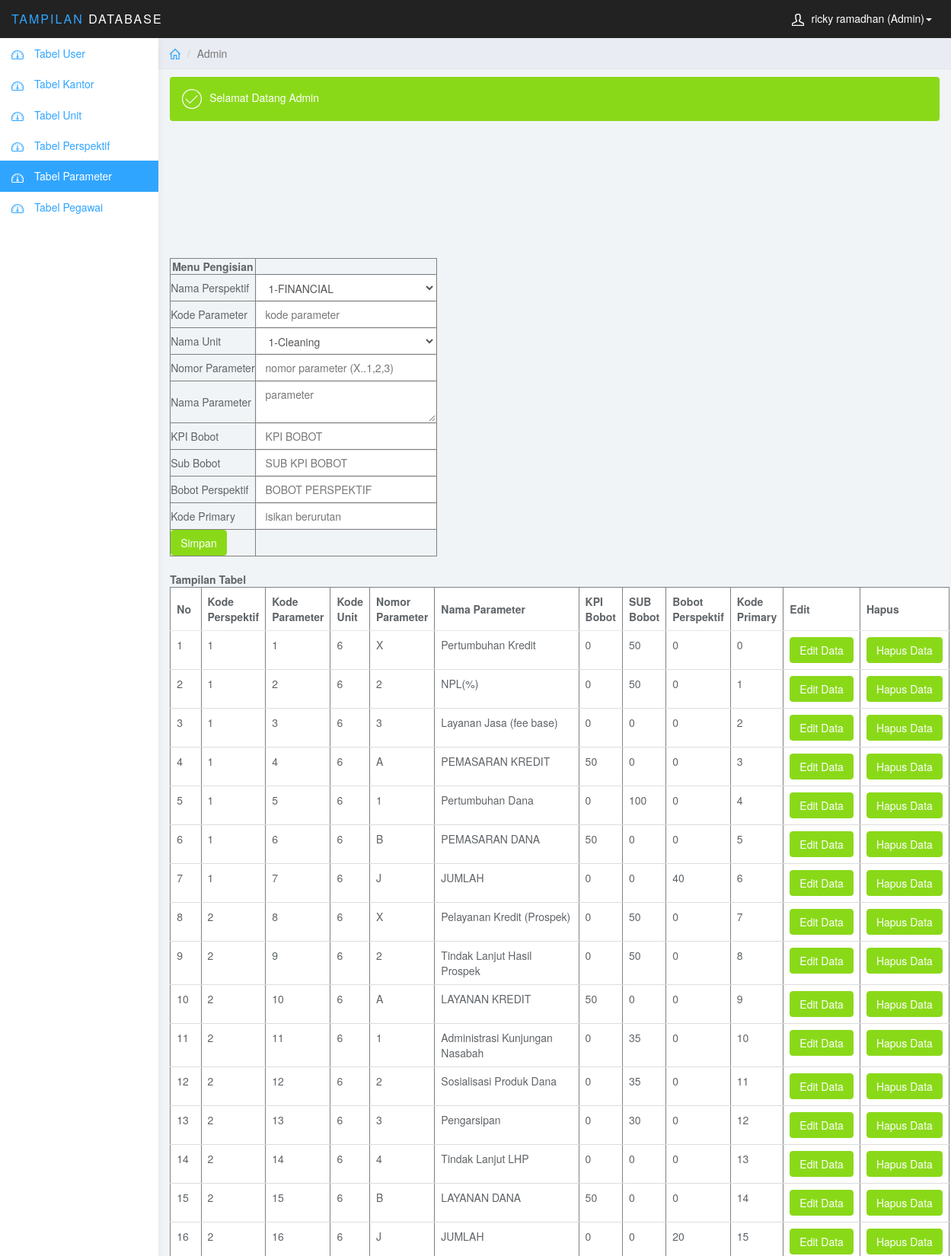
The app's page /penilaian_pegawai/admin/parameter.php (signed in, upper part) with its own data.
### tables this page shows
CREATE TABLE `tbl_parameter` (
  `kd_perspektif` int(11) NOT NULL,
  `kd_parameter` varchar(10) NOT NULL,
  `kd_unit` int(11) NOT NULL,
  `Nomor` varchar(5) NOT NULL,
  `nama_parameter` text NOT NULL,
  `kd_kpi` double NOT NULL,
  `kpi_sub` double NOT NULL,
  `bobot_pers` double NOT NULL,
  `kode` int(11) NOT NULL
);

### penilaian_pegawai/admin/parameter.php (the view, shortened to what this page needs)
<!DOCTYPE html>
<html>
<head>
<link href="../user/css/bootstrap.min.css" rel="stylesheet">
<link href="../user/css/datepicker3.css" rel="stylesheet">
<link href="../user/css/styles.css" rel="stylesheet">
</head>
<body>
	<nav class="navbar navbar-inverse navbar-fixed-top" role="navigation">
		<div class="container-fluid">
			<div class="navbar-header">
				<a class="navbar-brand" href="#"><span>Tampilan</span> Database</a>
				<ul class="user-menu">
					<li class="dropdown pull-right">
						<a href="#" class="dropdown-toggle" data-toggle="dropdown"><svg class="glyph stroked male-user"><use xlink:href="#stroked-male-user"></use></svg><?php include'session.php'; echo $_SESSION['nama']; ?> (Admin)<span class="caret"></span></a>
					</li>
				</ul>
			</div>
		</div>
	</nav>
	<div id="sidebar-collapse" class="col-sm-3 col-lg-2 sidebar">
		<ul class="nav menu">
			<li class=""><a href="ubah.php" ><svg class="glyph stroked dashboard-dial"><use xlink:href="#stroked-dashboard-dial"></use></svg> Tabel User</a></li>
			<li class=""><a href="kantor.php"><svg class="glyph stroked dashboard-dial"><use xlink:href="#stroked-dashboard-dial"></use></svg> Tabel Kantor</a></li>
			<li class=""><a href="unit.php"><svg class="glyph stroked dashboard-dial"><use xlink:href="#stroked-dashboard-dial"></use></svg> Tabel Unit</a></li>
			<li class=""><a href="perspektif.php"><svg class="glyph stroked dashboard-dial"><use xlink:href="#stroked-dashboard-dial"></use></svg> Tabel Perspektif</a></li>
			<li class="active"><a href="parameter.php"><svg class="glyph stroked dashboard-dial"><use xlink:href="#stroked-dashboard-dial"></use></svg> Tabel Parameter</a></li>
			<li class=""><a href="pegawai.php"><svg class="glyph stroked dashboard-dial"><use xlink:href="#stroked-dashboard-dial"></use></svg> Tabel Pegawai</a></li>
  </ul>
	</div>
	<div class="col-sm-9 col-sm-offset-3 col-lg-10 col-lg-offset-2 main">
		<div class="row">
			<ol class="breadcrumb">
				<li><a href="#"><svg class="glyph stroked home"><use xlink:href="#stroked-home"></use></svg></a></li>
				<li class="active">Admin</li>
			</ol>
		</div>
		<div class="row">
			<div class="col-lg-12" style="margin-bottom: 10px;">
			</div>
		</div>
		<div class="row">
			<div class="col-lg-12">
				<div class="alert bg-success" role="alert">
					<svg class="glyph stroked checkmark"><use xlink:href="#stroked-checkmark"></use></svg>Selamat Datang Admin
				</div>
					<form action="" method="post">
                        <div>
                                <table border='1'>
                                        <tr><td><center><strong>Menu Pengisian</strong></td></tr>
                                         <tr><br><td>Nama Perspektif    </td>
                                    	<td>
                                    		<select name="nama_perspektif"  class="form-control">
                                    	<?php
											include '../config.php';
											$query = "SELECT * FROM tbl_perspektif";
											$hasil = mysqli_query($konek,$query);
											while($data=mysqli_fetch_array($hasil)){
											  echo "<option value=$data[kd_perspektif]> $data[kd_perspektif]-$data[nama_perspektif]</option>";
											}
											?></select></td></tr>
                                    	<tr><td>Kode Parameter        </td>
                                    	<td><input placeholder="kode parameter" onkeypress="return hanyaAngka(event, false)"  name="kd_parameter" class="form-control" type="text"></td></tr>
                                            <tr><br><td>Nama Unit    		  </td>
                                    	<td>
                                    		<select name="nama_unit"  class="form-control">
                                    	<?php
											include '../config.php';
											$query = "SELECT * FROM tbl_unit";
											$hasil = mysqli_query($konek,$query);
											while($data=mysqli_fetch_array($hasil)){
											  echo "<option value=$data[kd_unit]> $data[kd_unit]-$data[nama_unit]</option>";
											}
											?></select></td></tr>
                                         <tr><br><td>Nomor Parameter   </td>
                                    	<td><input placeholder="nomor parameter (X..1,2,3)"  name="no_parameter" class="form-control" type="text_area"></td></tr>
                                         <tr><br><td>Nama Parameter   </td>
                                    	<td><textarea name="nama_parameter" placeholder="parameter"   class="form-control"></textarea></td></tr>
                                    	<tr><br><td>KPI Bobot   </td>
                                    	<td><input placeholder="KPI BOBOT" onkeypress="return hanyaAngka(event, false)"  name="kpi_bobot" class="form-control" type="text_area"></td></tr>
                                    	<tr><br><td>Sub Bobot   </td>
                                    	<td><input placeholder="SUB KPI BOBOT" onkeypress="return hanyaAngka(event, false)"  name="sub_bobot" class="form-control" type="text_area"></td></tr>
                                    	<tr><br><td>Bobot Perspektif </td>
                                    	<td><input placeholder="BOBOT PERSPEKTIF" onkeypress="return hanyaAngka(event, false)" name="bobot_pers" class="form-control" type="text_area"></td></tr>
                                    	<tr><br><td>Kode Primary </td>
                                    	<td><input placeholder="isikan berurutan" onkeypress="return hanyaAngka(event, false)" name="primary" class="form-control" type="text_area"></td></tr>
                                           <tr><td><button type="submit" class="btn btn-success" name="simpan">Simpan</button></td></tr>
                        </table>
                        </div>
                    </div>
                </div>
				<br>
				<form action="" method="post">
					<strong>Tampilan Tabel</strong>
                        <div class="table-responsive">
                                <table class="table " border='1'>
                                    <thead>
                                        <tr>
                                        <th>No</th>
                                            <th>Kode Perspektif</th>
                                            <th>Kode Parameter</th>
                                           <th>Kode Unit</th>
                                           <th>Nomor Parameter</th>
                                           <th>Nama Parameter</th>
                                            <th>KPI Bobot</th>
                                            <th>SUB Bobot</th>
                                            <th>Bobot Perspektif</th>
                                            <th>Kode Primary</th>
                                       <th>Edit</th>
                                            <th>Hapus</th>
                                        </tr>
                                    </thead>
                                    <tbody>
                          <?php
                          echo '<tr>';
							include '../config.php';
							$i=0;
							$query = "SELECT * FROM tbl_parameter";
							$hasil = mysqli_query($konek,$query);
							while($data = mysqli_fetch_array($hasil)){
								$i++;
					  		echo "<td class='txt-oflo'>".$i."</td>
					  			  <td class='txt-oflo'>".$data[0]."</td>
					  			  <td class='txt-oflo'>".$data[1]."</td>
					  			  <td class='txt-oflo'>".$data[2]."</td>
					  			  <td class='txt-oflo'>".$data[3]."</td>
					  			   <td class='txt-oflo'>".$data[4]."</td>
					  			   <td class='txt-oflo'>".$data[5]."</td>
					  			    <td class='txt-oflo'>".$data[6]."</td>
					  			    <td class='txt-oflo'>".$data[7]."</td>
					  			    <td class='txt-oflo'>".$data[8]."</td>
					  			  <td class='txt-oflo'><a class='btn btn-success' href='update_para.php?id=$data[8]'>Edit Data</a></td></a></td>
							      <td class='txt-oflo'><a class='btn btn-success' href='parameter.php?tombol=delete&id=$data[8]'>
							       Hapus Data</a></td>
                            </tr>";
					}
					echo '</body>';
					?>
</body>
</html>

### penilaian_pegawai/user/css/styles.css (style rules this page uses)
body { background: #f1f4f7; padding-top: 50px; color: #5f6468; }
a, a:hover, a:focus { color: #30a5ff; }
.form-control { border: 1px solid #eee; box-shadow: none; }
.navbar-header .navbar-brand { color: #fff; font-size: 16px; text-transform: uppercase; font-weight: 500; letter-spacing: 2px; }
.navbar-header .navbar-brand span { color: #30a5ff; }
.btn-success, .btn-success:hover, .btn-success:focus, .btn-success:active, .btn-success.active, .open > .dropdown-toggle.btn-success, .btn-success.disabled, .btn-success[disabled], fieldset[disabled] .btn-success, .btn-success.disabled:hover, .btn-success[disabled]:hover, fieldset[disabled] .btn-success:hover, .btn-success.disabled:focus, .btn-success[disabled]:focus, fieldset[disabled] .btn-success:focus, .btn-success.disabled:active, .btn-success[disabled]:active, fieldset[disabled] .btn-success:active, .btn-success.disabled.active, .btn-success[disabled].active, fieldset[disabled] .btn-success.active { background-color: #8ad919; border-color: #8ad919; }
.bg-success { color: #fff; background-color: #8ad919; }
.navbar { border: 0; }
.user-menu { display: inline-block; margin-top: 14px; margin-right: 10px; float: right; list-style: none; padding: 0; }
.user-menu a { color: #fff; }
.sidebar { display: block; background-color: #fff; padding: 0; display: none; }
@media (min-width: 768px) { .sidebar { display: block; position: fixed; top: 50px; bottom: 0; left: 0; z-index: 1000; display: block; margin: 0; padding: 0; overflow-x: hidden; overflow-y: auto; background-color: #fff; box-shadow: 1px 0px 10px rgba(0, 0, 0, .05); } }
@media (min-width: 768px) { .navbar-header { width: 100%; } }
.sidebar ul.nav .active a, .sidebar ul.nav li.parent a.active, .sidebar ul.nav .active > a:hover, .sidebar ul.nav li.parent a.active:hover, .sidebar ul.nav .active > a:focus, .sidebar ul.nav li.parent a.active:focus { color: #fff; background-color: #30a5ff; }
.breadcrumb { border-radius: 0; padding: 10px 15px; background: #e9ecf2; box-shadow: 0 1px 1px rgba(0, 0, 0, .05); margin: 0 ; }
.table { background: #fff; }
.table>thead>tr>th { border-bottom: 1px solid #e6e7e8; vertical-align: middle; height: 50px; }
.sidebar .glyph, .user-menu .glyph { height: 16px; width: 16px; margin: 0 10px 0 0; stroke-width: 3px; }
.user-menu .glyph { stroke-width: 4px; }
.breadcrumb .glyph { height: 14px; width: 14px; margin: -2px 0 0 0; stroke-width: 4px; }
.alert .glyph, .panel-heading .glyph { width: 26px; height: 26px; margin: 0 10px 0 0; stroke-width: 2px; }

### records on screen
tbl_parameter: kd_perspektif "1", kd_parameter "1", kd_unit "6", Nomor "X", nama_parameter "Pertumbuhan Kredit", kd_kpi "0", kpi_sub "50", bobot_pers "0", kode "0"
tbl_parameter: kd_perspektif "1", kd_parameter "2", kd_unit "6", Nomor "2", nama_parameter "NPL(%)", kd_kpi "0", kpi_sub "50", bobot_pers "0", kode "1"
tbl_parameter: kd_perspektif "1", kd_parameter "3", kd_unit "6", Nomor "3", nama_parameter "Layanan Jasa (fee base)", kd_kpi "0", kpi_sub "0", bobot_pers "0", kode "2"
tbl_parameter: kd_perspektif "1", kd_parameter "4", kd_unit "6", Nomor "A", nama_parameter "PEMASARAN KREDIT", kd_kpi "50", kpi_sub "0", bobot_pers "0", kode "3"
tbl_parameter: kd_perspektif "1", kd_parameter "5", kd_unit "6", Nomor "1", nama_parameter "Pertumbuhan Dana", kd_kpi "0", kpi_sub "100", bobot_pers "0", kode "4"
tbl_parameter: kd_perspektif "1", kd_parameter "6", kd_unit "6", Nomor "B", nama_parameter "PEMASARAN DANA", kd_kpi "50", kpi_sub "0", bobot_pers "0", kode "5"
tbl_parameter: kd_perspektif "1", kd_parameter "7", kd_unit "6", Nomor "J", nama_parameter "JUMLAH", kd_kpi "0", kpi_sub "0", bobot_pers "40", kode "6"
tbl_parameter: kd_perspektif "2", kd_parameter "8", kd_unit "6", Nomor "X", nama_parameter "Pelayanan Kredit (Prospek)", kd_kpi "0", kpi_sub "50", bobot_pers "0", kode "7"
tbl_parameter: kd_perspektif "2", kd_parameter "9", kd_unit "6", Nomor "2", nama_parameter "Tindak Lanjut Hasil Prospek", kd_kpi "0", kpi_sub "50", bobot_pers "0", kode "8"
tbl_parameter: kd_perspektif "2", kd_parameter "10", kd_unit "6", Nomor "A", nama_parameter "LAYANAN KREDIT", kd_kpi "50", kpi_sub "0", bobot_pers "0", kode "9"
tbl_parameter: kd_perspektif "2", kd_parameter "11", kd_unit "6", Nomor "1", nama_parameter "Administrasi Kunjungan Nasabah", kd_kpi "0", kpi_sub "35", bobot_pers "0", kode "10"
tbl_parameter: kd_perspektif "2", kd_parameter "12", kd_unit "6", Nomor "2", nama_parameter "Sosialisasi Produk Dana", kd_kpi "0", kpi_sub "35", bobot_pers "0", kode "11"
tbl_parameter: kd_perspektif "2", kd_parameter "13", kd_unit "6", Nomor "3", nama_parameter "Pengarsipan", kd_kpi "0", kpi_sub "30", bobot_pers "0", kode "12"
tbl_parameter: kd_perspektif "2", kd_parameter "14", kd_unit "6", Nomor "4", nama_parameter "Tindak Lanjut LHP", kd_kpi "0", kpi_sub "0", bobot_pers "0", kode "13"
tbl_parameter: kd_perspektif "2", kd_parameter "15", kd_unit "6", Nomor "B", nama_parameter "LAYANAN DANA", kd_kpi "50", kpi_sub "0", bobot_pers "0", kode "14"
tbl_parameter: kd_perspektif "2", kd_parameter "16", kd_unit "6", Nomor "J", nama_parameter "JUMLAH", kd_kpi "0", kpi_sub "0", bobot_pers "20", kode "15"

### other values on screen
$_SESSION['nama'] "ricky ramadhan"
form field nama_perspektif "1-FINANCIAL"
form field nama_unit "1-Cleaning"
